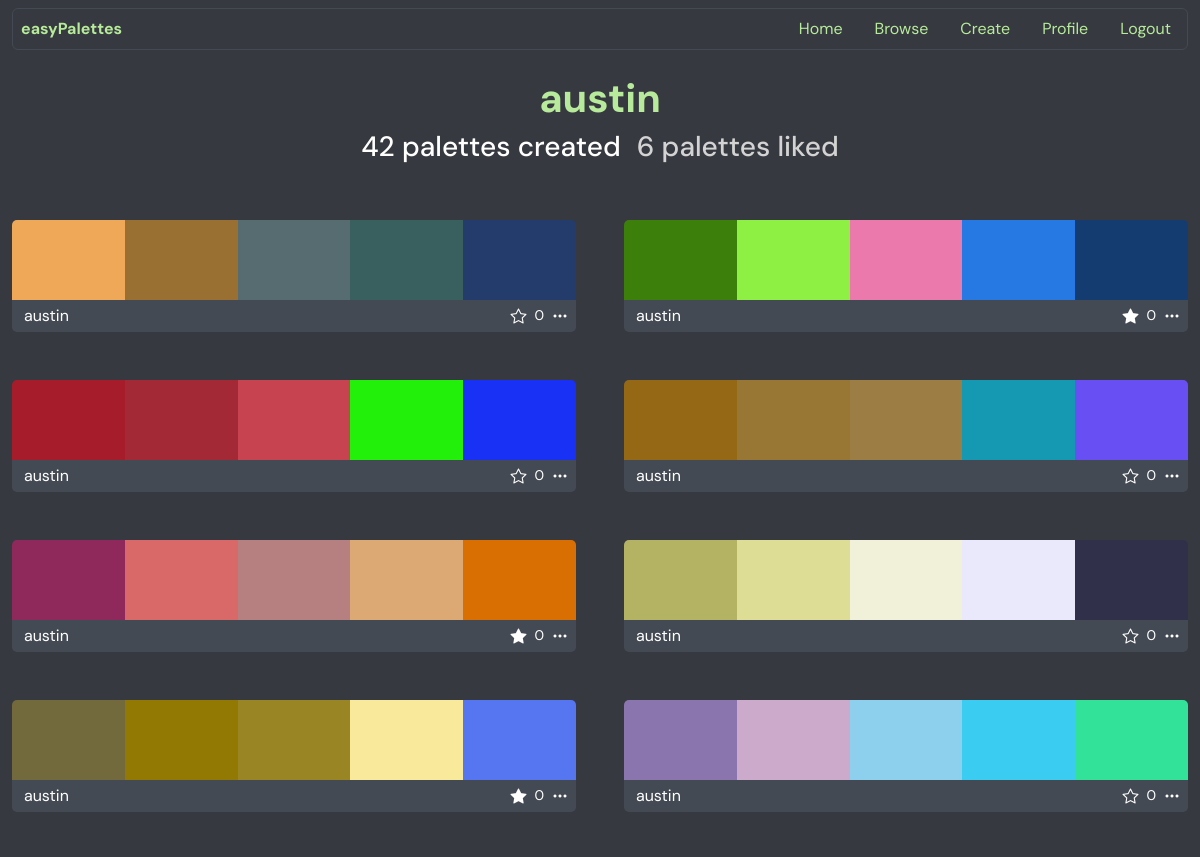
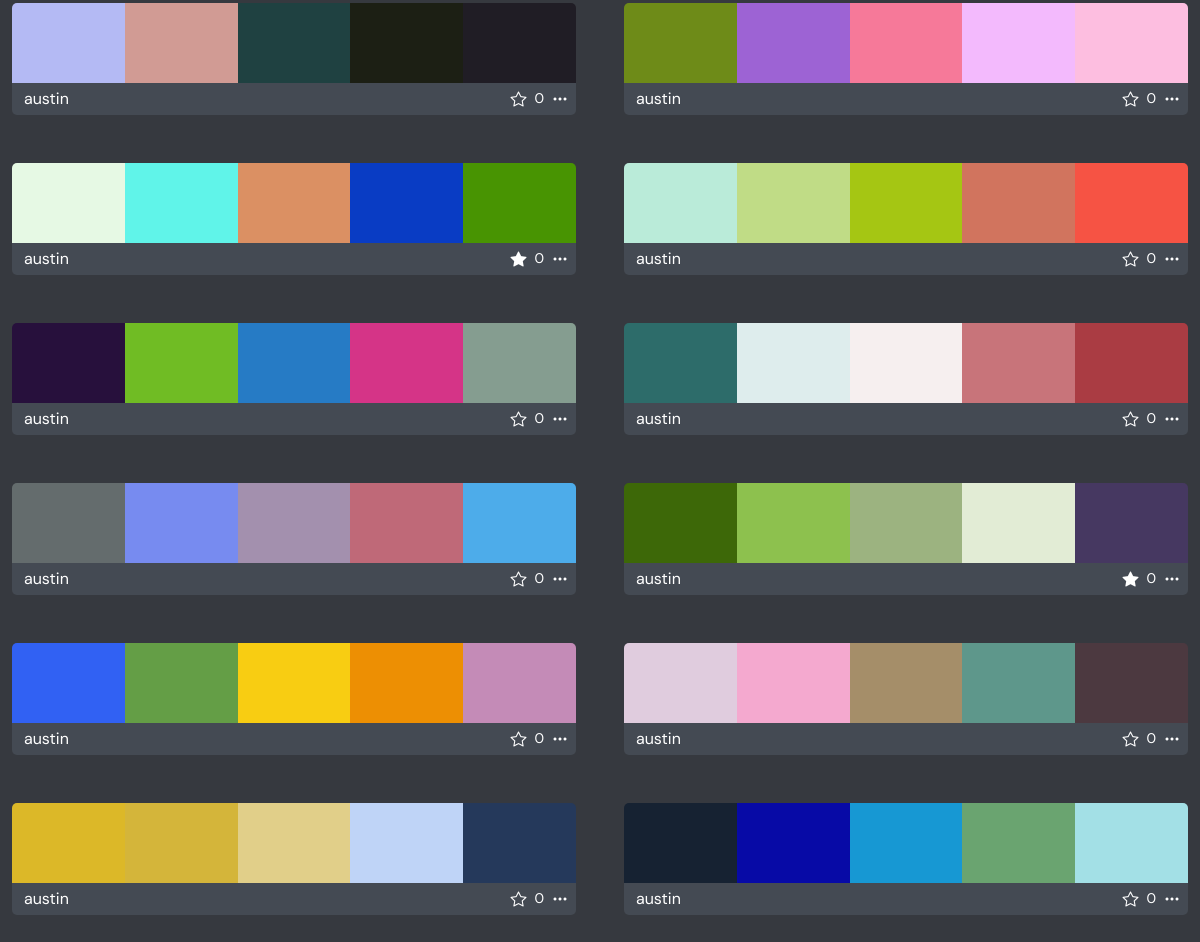
The page /profile/austin (signed in) on the database its author committed (2 pictures, top to bottom).
### palettes/models.py (models this page shows, shortened)
class Palette(models.Model):
    user = models.ForeignKey(User, on_delete=models.CASCADE)
    name = models.CharField(max_length=50)
    colors = models.JSONField()
    time = models.DateTimeField(auto_now_add=True)
    class Meta:
        constraints = [
            models.UniqueConstraint(fields=['user', 'name'], name='unique_palette_name_per_user')
        ]
        indexes = [
            models.Index(fields=['time', 'id']),
            models.Index(fields=['-time', '-id'])
        ]

### palettes/views.py (the view)
# urls.py: path('profile/<str:username>', views.profile, name='profile'),
def profile(request, username):
    profile_user = User.objects.get(username=username)
    palettes = Palette.objects.filter(user=profile_user).order_by('-time', '-id')[:20]
    num_palettes = Palette.objects.filter(user=profile_user).count()
    liked_palettes = Palette.objects.filter(like__user=profile_user).order_by('-like__time')[:20]
    num_liked = Palette.objects.filter(like__user=profile_user).count()
    likes = Like.objects.filter(palette__user=profile_user)
    liked_palette_ids = []
    if request.user.is_authenticated:
        liked_palette_ids = Like.objects.filter(user=request.user).values_list("palette_id", flat=True)
    return render(request, "palettes/profile.html", {
        "profile_user": profile_user,
        "palettes": palettes,
        "likes": likes,
        "liked_palette_ids": liked_palette_ids,
        "num_palettes": num_palettes,
        "page_type": 'profile',
        "profile_username": profile_user.username,
        "liked_palettes": liked_palettes,
        "num_liked": num_liked
    })

### palettes/templates/palettes/profile.html (shortened to what this page needs)
{% extends "palettes/layout.html" %}
{% block content %}
<div class="mt-4 mb-5">
    <h1 class="text-center w-100" style="color: #B7EB9B; font-weight: bold;">{{ profile_user.username }}</h1>
    <div class="d-flex d-inline-flex justify-content-center w-100">
        <h3 id="showCreatedBtn" class="me-3" style="color: white; cursor: pointer;">{{ num_palettes }} palettes created</h3>
        {% if profile_user == request.user %}
        <h3 id="showLikedBtn" style="color: lightgray; cursor: pointer;">{{ num_liked }} palettes liked</h3>
        {% endif %}
    </div>
</div>
<div id="createdView" class="palette-grid mb-5 view active" data-total="{{ num_palettes }}">
    {% for palette in palettes %}
    <div class="palette" data-time="{{ palette.time|date:'c' }}" data-id="{{ palette.id }}">
        <div class="color-strip d-flex">
            {% for color in palette.colors %}
            <div class="color-block"
                style="background-color: {{ color }}; {% if forloop.first %}border-top-left-radius: 5px;{% endif %}{% if forloop.last %}border-top-right-radius: 5px;{% endif %}">
            </div>
            {% endfor %}
        </div>
        <div class="d-flex palette-footer align-items-center justify-content-between"
            style="border-bottom-left-radius: 5px; border-bottom-right-radius: 5px;">
            <p class="p-1 my-0 ms-2"><a href="{% url 'profile' palette.user.username %}" class="text-decoration-none"
                    style="color: white;">{{ palette.user.username }}</a></p>
            <div class="d-flex align-items-center">
                <div class="d-flex d-inline-flex align-items-center justify-content-center">
                    {% if palette.id in liked_palette_ids %}
                    <i class="like-btn bi bi-star-fill me-2" style="cursor: pointer; color: white;"></i>
                    {% else %}
                    <i class="like-btn bi bi-star me-2" style="cursor: pointer; color: white;"></i>
                    {% endif %}
                </div>
                <small class="d-flex align-items-center me-2 like-count" style="color: white;">0</small>
                <i class="bi bi-three-dots me-2" data-bs-toggle="dropdown" aria-expanded="false"
                    style="cursor: pointer; color: white;"></i>
            </div>
        </div>
    </div>
    {% endfor %}
</div>
{% endblock %}

### palettes/static/palettes/styles.css (style rules this page uses)
.palette-grid, .liked-grid { display: grid; grid-template-columns: repeat(auto-fill, minmax(400px, 1fr)); gap: 3rem; }
.palette { width: 100%; }
.palette-footer { background-color: #444A53; }
.color-strip { display: grid; grid-template-columns: repeat(5, 1fr); width: 100%; height: 80px; overflow: hidden; }
.color-block { width: 100%; height: 100%; }
body { background-color: #36393F; }
* { font-family: 'DM Sans'; }
.view { position: absolute; top: 0; left: 0; width: 100%; visibility: hidden; opacity: 0; pointer-events: none; transition: opacity 0.2s ease; }
.view.active { position: relative; visibility: visible; opacity: 1; pointer-events: auto; }

### rows shown on the page
Palette: user.username "austin"
Palette: user.username "austin"
Palette: user.username "austin"
Palette: user.username "austin"
Palette: user.username "austin"
Palette: user.username "austin"
Palette: user.username "austin"
Palette: user.username "austin"
Palette: user.username "austin"
Palette: user.username "austin"
Palette: user.username "austin"
Palette: user.username "austin"
Palette: user.username "austin"
Palette: user.username "austin"
Palette: user.username "austin"
Palette: user.username "austin"
Palette: user.username "austin"
Palette: user.username "austin"
Palette: user.username "austin"
Palette: user.username "austin"

### other values the page prints
{{ profile_user.username }} "austin"
{{ num_palettes }} "42"
{{ num_liked }} "6"
